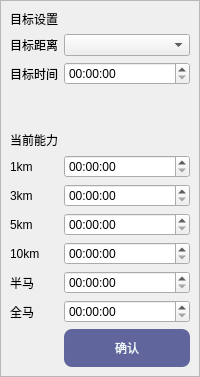
         <widget class="QWidget" name="page_generatePlan">
          <layout class="QVBoxLayout" name="verticalLayout_12">
           <property name="spacing">
            <number>0</number>
           </property>
           <property name="leftMargin">
            <number>0</number>
           </property>
           <property name="topMargin">
            <number>0</number>
           </property>
           <property name="rightMargin">
            <number>0</number>
           </property>
           <property name="bottomMargin">
            <number>0</number>
           </property>
           <item>
            <widget class="QFrame" name="frame_generatePlan">
             <property name="frameShape">
              <enum>QFrame::StyledPanel</enum>
             </property>
             <property name="frameShadow">
              <enum>QFrame::Raised</enum>
             </property>
             <layout class="QFormLayout" name="formLayout_4">
              <item row="1" column="0">
               <widget class="QLabel" name="label_3">
                <property name="text">
                 <string>目标距离</string>
                </property>
               </widget>
              </item>
              <item row="2" column="0">
               <widget class="QLabel" name="label_4">
                <property name="text">
                 <string>目标时间</string>
                </property>
               </widget>
              </item>
              <item row="2" column="1">
               <widget class="QTimeEdit" name="timeEdit">
                <property name="displayFormat">
                 <string>hh:mm:ss</string>
                </property>
               </widget>
              </item>
              <item row="1" column="1">
               <widget class="QComboBox" name="comboBox">
                <item>
                 <property name="text">
                  <string/>
                 </property>
                </item>
                <item>
                 <property name="text">
                  <string>1km</string>
                 </property>
                </item>
                <item>
                 <property name="text">
                  <string>3km</string>
                 </property>
                </item>
                <item>
                 <property name="text">
                  <string>5km</string>
                 </property>
                </item>
                <item>
                 <property name="text">
                  <string>10km</string>
                 </property>
                </item>
                <item>
                 <property name="text">
                  <string>半马</string>
                 </property>
                </item>
                <item>
                 <property name="text">
                  <string>全马</string>
                 </property>
                </item>
               </widget>
              </item>
              <item row="5" column="0" colspan="2">
               <widget class="QLabel" name="label_5">
                <property name="text">
                 <string>当前能力</string>
                </property>
               </widget>
              </item>
              <item row="0" column="0" colspan="2">
               <widget class="QLabel" name="label_2">
                <property name="text">
                 <string>目标设置</string>
                </property>
               </widget>
              </item>
              <item row="6" column="0">
               <widget class="QLabel" name="label_6">
                <property name="text">
                 <string>1km</string>
                </property>
               </widget>
              </item>
              <item row="7" column="0">
               <widget class="QLabel" name="label_7">
                <property name="text">
                 <string>3km</string>
                </property>
               </widget>
              </item>
              <item row="8" column="0">
               <widget class="QLabel" name="label_8">
                <property name="text">
                 <string>5km</string>
                </property>
               </widget>
              </item>
              <item row="9" column="0">
               <widget class="QLabel" name="label_9">
                <property name="text">
                 <string>10km</string>
                </property>
               </widget>
              </item>
              <item row="10" column="0">
               <widget class="QLabel" name="label_10">
                <property name="text">
                 <string>半马</string>
                </property>
               </widget>
              </item>
              <item row="11" column="0">
               <widget class="QLabel" name="label_11">
                <property name="text">
                 <string>全马</string>
                </property>
               </widget>
              </item>
              <item row="6" column="1">
               <widget class="QTimeEdit" name="timeEdit_2">
                <property name="displayFormat">
                 <string>hh:mm:ss</string>
                </property>
               </widget>
              </item>
              <item row="7" column="1">
               <widget class="QTimeEdit" name="timeEdit_3">
                <property name="displayFormat">
                 <string>hh:mm:ss</string>
                </property>
               </widget>
              </item>
              <item row="8" column="1">
               <widget class="QTimeEdit" name="timeEdit_4">
                <property name="displayFormat">
                 <string>hh:mm:ss</string>
                </property>
               </widget>
              </item>
              <item row="9" column="1">
               <widget class="QTimeEdit" name="timeEdit_5">
                <property name="displayFormat">
                 <string>hh:mm:ss</string>
                </property>
               </widget>
              </item>
              <item row="10" column="1">
               <widget class="QTimeEdit" name="timeEdit_6">
                <property name="displayFormat">
                 <string>hh:mm:ss</string>
                </property>
               </widget>
              </item>
              <item row="11" column="1">
               <widget class="QTimeEdit" name="timeEdit_7">
                <property name="displayFormat">
                 <string>hh:mm:ss</string>
                </property>
               </widget>
              </item>
              <item row="12" column="1">
               <widget class="QPushButton" name="pushButton">
                <property name="styleSheet">
                 <string notr="true">QPushButton {
    color:rgb(242, 250, 253);
    border-radius: 8px;
    padding: 10px 15px;
}
QPushButton:pressed {
    background-color: #D8D8FA;
}

QPushButton {
   background-color:#60669B;
}

QPushButton:pressed {
    background-color: #B0E0E6;
}</string>
                </property>
                <property name="text">
                 <string>确认</string>
                </property>
               </widget>
              </item>
              <item row="4" column="0" colspan="2">
               <widget class="QLabel" name="label_12">
                <property name="text">
                 <string/>
                </property>
               </widget>
              </item>
              <item row="3" column="0" colspan="2">
               <widget class="QLabel" name="label_13">
                <property name="text">
                 <string/>
                </property>
               </widget>
              </item>
             </layout>
            </widget>
           </item>
          </layout>
         </widget>
